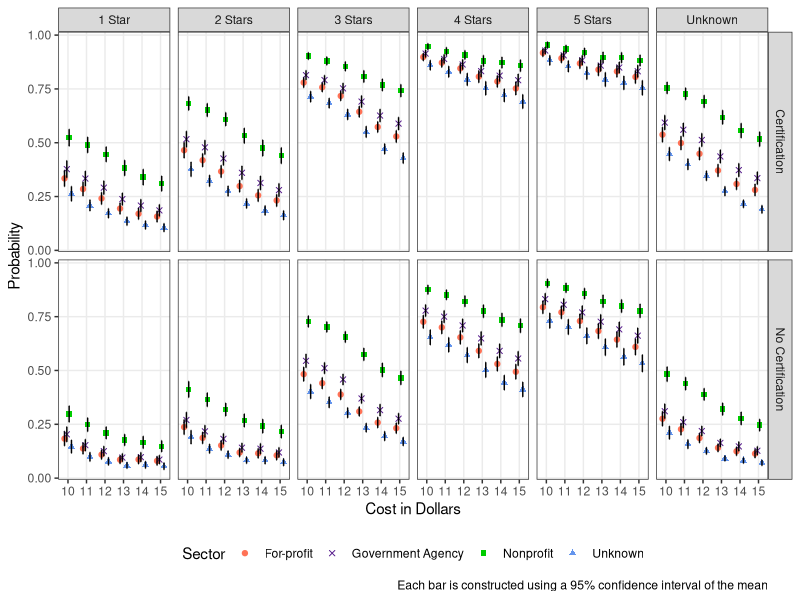

The R source for this figure:

getwd()
setwd("/Users/cs87/Desktop")

require(dplyr)
require(ggplot2)
require(tidyr)
require(scales)
require(readxl)

PurchProbMuseum <- read_excel("Museum_Long_Results.xlsx")


museum <- PurchProbMuseum %>% 
  filter(`cost ($)` >= 10)

# Dot Plot chart ci bars
D <- ggplot(museum, aes(y = probability, x = `cost ($)`, 
                     color = Sector, shape = Sector)) + 
  geom_point(position = position_dodge(width = 0.5)) +
  geom_errorbar(aes(ymin=probability-ci, ymax=probability+ci), width=.1, color="black", position = position_dodge(width = 0.5)) +
  scale_shape_manual(values=c(19, 4, 15, 17))+
  #scale_fill_brewer(palette = "Set1") +
  scale_color_manual(values=c('coral1', "purple4", "green3", "cornflowerblue"))+
  scale_x_continuous(breaks = 10:15) +
  labs(color = "Sector", shape = "Sector", x = "Cost", y = "Probability", 
       caption="Each bar is constructed using a 95% confidence interval of the mean") +
  facet_wrap(vars(rating)) +
  theme_bw() +
  facet_grid(certification ~ rating) +
  theme(panel.grid.minor = element_blank(),
        legend.position = "bottom")

D + xlab("Cost in Dollars")

